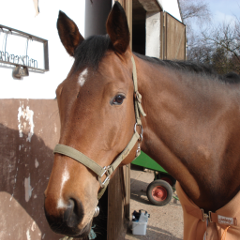
#> input picture a3/data/Diana240.png, 240 x 240 px
$ python ex03_04_image_deblurring.py
#> lines starting #> are read from the running program, lines starting #| are printed output that depends on the picture
### a3/myimgtools.py
import sys
sys.path.append('../')

from mymath import *
import matplotlib.image as mpimg
from PIL import Image
from scipy.sparse import csr_matrix
from scipy.sparse import vstack
import scipy.sparse as sp
import scipy.sparse.linalg


# define a matrix that represents the application of filter to an
# image of size M x N with M rows and N colums using reflecting
# boundary conditions.
# [88 lines left out: functions make_filter2D, make_derivatives2D, not called in this run]


# convert rgb image to gray scale image
def rgb2gray(img):
    if (img.shape[2]>1):
        return np.dot(img[...,:3], [0.299, 0.587, 0.114])
    else:
        return img;

### a3/ex03_04_image_deblurring.py
import numpy as np
import matplotlib as mpl
mpl.use('TkAgg')
import matplotlib.pyplot as plt


np.random.seed(0)

from mymath import *
from myimgtools import *


################################################################################
### Image Deblurring problem (sqL2-Tikhonov problem)
################################################################################
#                                                                              #
# Optimization problem:                                                        #
#                                                                              #
#     min_x  0.5*|Ax-z|_2^2 + 0.5*mu*|K*x|_{2}^2                               #
#                                                                              #
################################################################################


### load image ###

filename = "Diana240";
img = mpimg.imread("data/" + filename + ".png");
#> img is the input picture: shape (240, 240, 4) float32; mean R, G, B, A 0.538, 0.447, 0.397, 1
img = rgb2gray(img);
#> in rgb2gray, `return np.dot(img[...,:3], [0.299, 0.587, 0.114])`:
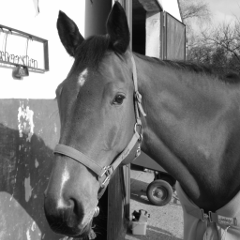
#> returned value: shape (240, 240) float64; min 0.0208, max 1, mean 0.469
(ny,nx) = np.shape(img);
#> ny = 240; nx = 240
print ("image dimensions: ", np.shape(img))
#| image dimensions:  (240, 240)
N = nx*ny;
#> N = 57600
mpimg.imsave(filename + "ground_truth.png", img, cmap=plt.cm.gray);

### construction of blurr kernel ###

# filter of size 2*k+1
k = 10;
s = 2*k+1;
filter = np.zeros((s,s));

#> (the run stopped early here; a loop or call above may not have finished)
